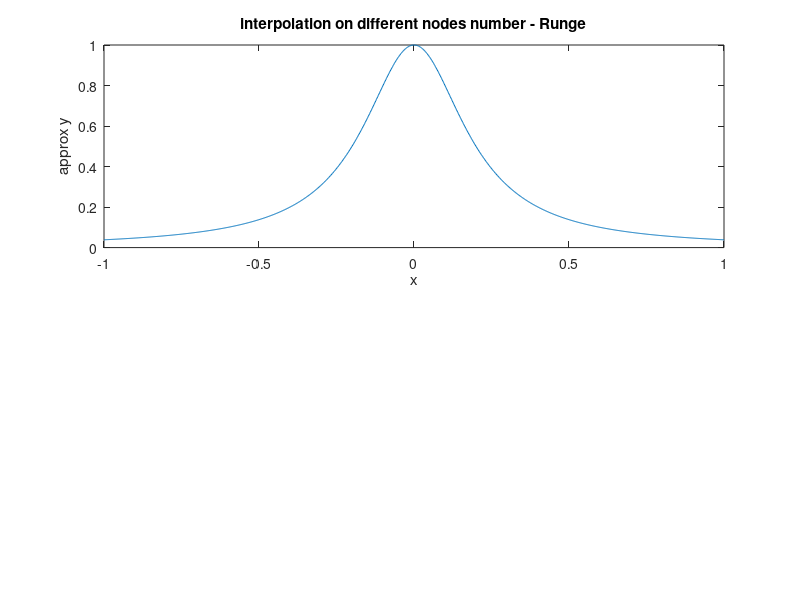

Recreate this plot in MATLAB. (Note: this script raises an error after producing the figure.)
function [V, original_Runge, original_sine, interpolated_Runge, interpolated_sine] = zadanie1()
% Rozmiar tablic komórkowych (cell arrays) V, interpolated_Runge, interpolated_sine: [1,4].
% V{i} zawiera macierz Vandermonde wyznaczoną dla liczby węzłów interpolacji równej N(i)
% original_Runge - wektor wierszowy zawierający wartości funkcji Runge dla wektora x_fine=linspace(-1, 1, 1000)
% original_sine - wektor wierszowy zawierający wartości funkcji sinus dla wektora x_fine
% interpolated_Runge{i} stanowi wierszowy wektor wartości funkcji interpolującej 
%       wyznaczonej dla funkcji Runge (wielomian stopnia N(i)-1) w punktach x_fine
% interpolated_sine{i} stanowi wierszowy wektor wartości funkcji interpolującej
%       wyznaczonej dla funkcji sinus (wielomian stopnia N(i)-1) w punktach x_fine
    N = 4:4:16;
    x_fine = linspace(-1, 1, 1000);
    original_Runge = zeros(1, length(x_fine));
    for i = 1:length(x_fine)
        original_Runge(i) = 1 / (1 + 25 * x_fine(i) * x_fine(i));
    end

    subplot(2,1,1);
    plot(x_fine, original_Runge);
    xlabel("x")
    ylabel("approx y")
    title("interpolation on different nodes number - Runge")
    hold on;
    for i = 1:length(N)
        V{i} = vandermonde_matrix(N(i));

        y_val = zeros(N(i), 1);
        for j = 1:N(i)
            x = V{i}(j,2);
            y_val(j) = calc_runge(x);
        end
        c_runge = V{i}\y_val; % współczynniki wielomianu interpolującego
        interpolated_Runge{i} = polyval(flipud(c_runge), x_fine); % interpolacja
        plot (x_fine, interpolated_Runge{i})
    end
    legend("original", "4", "8", "12", "16")
    hold off

    original_sine = sin(2 * pi * x_fine);
    subplot(2,1,2);
    plot(x_fine, original_sine);
    xlabel("x")
    ylabel("approx y")
    title("interpolation on different nodes number - sine")
    hold on;
    for i = 1:length(N)
        V{i} = vandermonde_matrix(N(i));

        y_val = zeros(N(i), 1);
        for j = 1:N(i)
            x = V{i}(j,2);
            y_val(j) = sin(2 * pi * x);
        end
        c_runge = V{i}\y_val; % współczynniki wielomianu interpolującego
        interpolated_sine{i} = polyval(flipud(c_runge), x_fine); % interpolacja
        plot (x_fine, interpolated_sine{i})
    end
    legend("original", "4", "8", "12", "16")
    hold off
end

